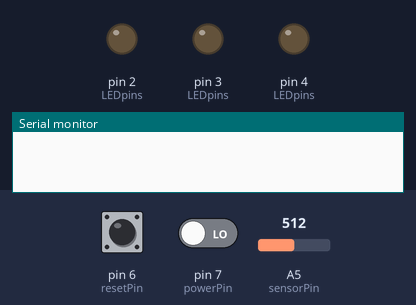
A sketch run on a simulated Arduino Uno, built with avr-gcc and run on an emulated ATmega328P. Parts: output pins drawn as LEDs (lit = HIGH), the last lines printed to the serial monitor. Dashed ring = blinking. The inputs (shaded band) are chosen by the test bench; at power-on: pin 7 (powerPin) LOW, A5 (sensorPin) = 512, pin 6 (resetPin) LOW. Pins used as bus, display or sensor lines are not drawn.

Above: at 1.2 s.
1.3 s: pin 7 (powerPin) driven HIGH
At 1.95 s:
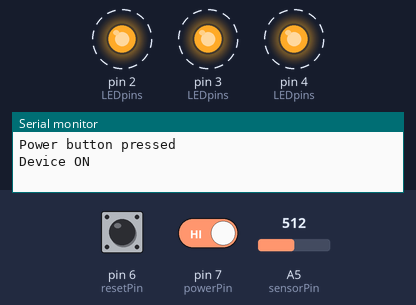
7.4 s: A5 (sensorPin) set to 707
8.9 s: A5 (sensorPin) set to 684
At 10.1 s:
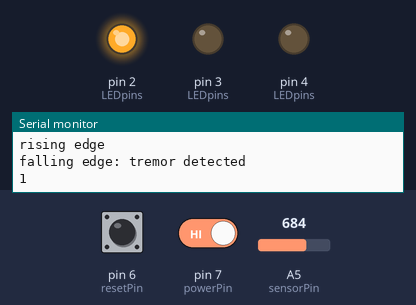
10.4 s: pin 6 (resetPin) pulled HIGH for 1 s
At 11.2 s:
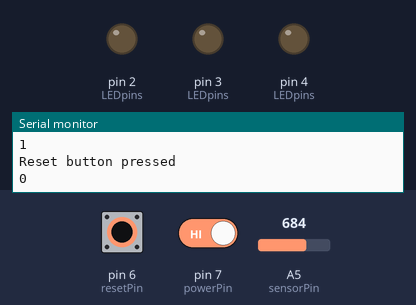
Timing chart, 0 to 13.4 s (numbered marks = the images above; inputs shaded):
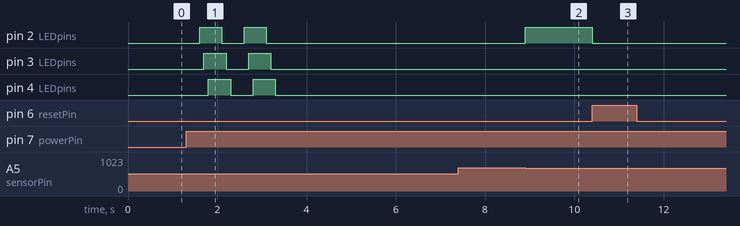

The sketch:

code.ino
```cpp
/*
    Finger tremor detector code
*/

const bool DEBUG = true;

// main LED for detector
const int lSrc = 0;

// LEDs for display
const int l1 = 2;
const int l2 = 3;
const int l4 = 4;
const int l8 = 5;

int LEDpins[] = {lSrc, l1, l2, l4, l8};
int numLEDs = sizeof(LEDpins) / sizeof(int);

// switch pins
const int resetPin = 6;
const int powerPin = 7;

// booleans for keeping track of button state
bool resetDown = false;
bool powerDown = false;

// analog read pin for photoresistor
const int sensorPin = 5;

// calibration and data collection variables
int calData = 0;    // will hold analogRead values of sensor pin so that we can take the average value over a few seconds
int threshold = 0;  // average of calData

int delta = 15;     // hysteresis threshold
int interval = 50; // interval to check for differences with

int prevValue = 0;
unsigned long currentTime = 0;
unsigned long prevTime = 0;

// status variables
bool poweredOn = false;
int counter = 0;

// Setup Loop --------------------------------------------------------------//

void setup() {
  // setup LEDs
  for (int i = 0; i < numLEDs; ++i)
    pinMode(LEDpins[i], OUTPUT);

  // setup switches
  pinMode(resetPin, INPUT);
  pinMode(powerPin, INPUT);

  if (DEBUG) {
    Serial.begin(9600);
    //testBinary();
  }
}

// Main Loop ---------------------------------------------------------------//

void loop() {
  bool resetPressed = buttonPressed(resetPin, &resetDown);
  bool powerPressed = buttonPressed(powerPin, &powerDown);

  if (DEBUG) {
    if (resetPressed)
      Serial.println("Reset button pressed");
    if (powerPressed)
      Serial.println("Power button pressed");
  }

  if (poweredOn) { // normal functionality
    updateCounter(); // update counter value

    if (resetPressed) {
      counter = 0; // reset counter
      binaryDisplay(0);
    }

    // turn device off
    if (powerPressed) {
      Serial.println("Device OFF");
      poweredOn = false;
      terminate();
    }
  } else {
    // turn device on
    if (powerPressed) {
      Serial.println("Device ON");
      poweredOn = true;
      initialize();
    }
  }
}

// Helper functions --------------------------------------------------------//

// intialization routine
void initialize() {
  counter = 0; // reset counter
  calibrate();
  initLEDs();
}

void initLEDs () {
  for (int l = 0; l < 2; ++l) {
    for (int i = 0; i < numLEDs; ++i) {
      digitalWrite(LEDpins[i], HIGH);
      delay(100);
    }

    for (int i = 0; i < numLEDs; ++i) {
      digitalWrite(LEDpins[i], LOW);
      delay(100);
    }
  }
}

// gather data for 3 seconds to account for ambient light
int sample = 20;
void calibrate() {
  for (int z = 0; z < sample ; z++) {
    calData = analogRead(sensorPin) + calData;
    delay(10);
  }

  // calculate the average value
  prevValue = calData / sample;
}

// counts times finger crosses the beam
bool startedTremor = false;
void updateCounter() {
  currentTime = millis();
  if (currentTime - prevTime >= interval) {
    prevTime = currentTime;

    int pinValue = analogRead(sensorPin);
    //Serial.println(pinValue);

    if (pinValue > prevValue + delta) { // rising edge
      startedTremor = true;
      Serial.println("rising edge");
    } else if (startedTremor && (pinValue < prevValue - delta)) { // record a tremor
      Serial.println("falling edge: tremor detected");
      startedTremor = false;

      // change counter value
      if (counter < 15)
        ++counter;
      else
        counter = 0;
      binaryDisplay(counter); // if counter changes in value, display counter value
    }

    prevValue = pinValue;
  }
}

// displays value on LEDs in binary
void binaryDisplay(int value) {
  Serial.println(value);

  // NOTE: this loop starts at 1 to account for the LED source pin being
  // the fist pin in the array
  for (int i = 1; i < numLEDs; ++i) {
    digitalWrite(LEDpins[i], value & 1);
    value /= 2;
  }
}

// power down routine, blinks all LEDs on and off
void terminate() {
  for (int l = 0; l < 3; ++l) {
    for (int i = 0; i < numLEDs; ++i) {
      digitalWrite(LEDpins[i], HIGH);
    }
    delay(300);
    for (int i = 0; i < numLEDs; ++i) {
      digitalWrite(LEDpins[i], LOW);
    }
    delay(200);
  }
}

// returns if the button was just pressed
bool buttonPressed (int pinNumber, bool *pinDown) {
  bool buttonState = digitalRead(pinNumber);
  if (buttonState == HIGH) { // if button pressed
    if (!*pinDown) { // only on initial press
      *pinDown = true;
      return true;
    }
  } else {
    *pinDown = false;
  }
  return false;
}

// Testing functions --------------------------------------------------------//

void testBinary() {
  for (int i = 0; i <= 15; ++i) {
    binaryDisplay(i);
    delay(500);
  }
}
```

Measured:
- after the input at 1.3 s, pin 2 (LEDpins): alternates HIGH for 0.50 s and LOW for 0.50 s, 4 changes in all, then stays LOW, starting after 0.30 s; pin 3 (LEDpins): alternates HIGH for 0.50 s and LOW for 0.50 s, 4 changes in all, then stays LOW, starting after 0.40 s
- after the input at 8.9 s, pin 2 (LEDpins): LOW → HIGH at once
- after the input at 10.4 s, pin 2 (LEDpins): HIGH → LOW at once
